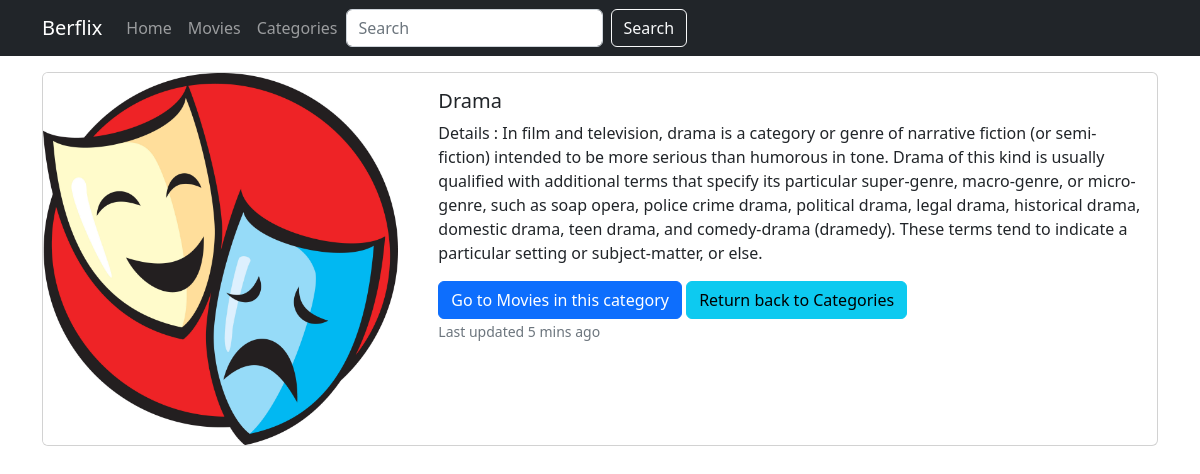
Screenshot of /categories/Drama with the database file from the repository.
### movies/models.py (models this page shows)
class Category(models.Model):
    category_name = models.CharField(max_length=100)
    category_image = models.CharField(max_length=100)
    category_detail = models.TextField(max_length=500, default="This category will be defined soon!")

### movies/views.py (the view)
# urls.py: path("categories/<str:category_name>", views.category_details, name="category_details"),
def category_details(request, category_name):
    data = {
        "category" : Category.objects.get(category_name = category_name)
    }
    return render(request, "category_details.html",data)

### movies/templates/category_details.html (shortened to what this page needs)
{% load static %}
<!DOCTYPE html>
<html lang="en">
<head>
    <link href="https://cdn.jsdelivr.net/npm/bootstrap@5.2.3/dist/css/bootstrap.min.css"
      rel="stylesheet"
>
</head>
<body>
    {% include 'partials/_navbar.html' %}
    <div class="container mt-3">
        <div class="row">
            <div class="col-12">
                <div class="card mb-3">
                  <div class="row no-gutters">
                    <div class="col-md-4">
                      <img src="{% static 'cat_img/'|add:category.category_image %}" class="card-img" alt="{{category.category_name}}">
                    </div>
                    <div class="col-md-8">
                      <div class="card-body">
                        <h5 class="card-title">{{category.category_name}}</h5>
                        <p class="card-text">Details : {{category.category_detail}}</p>
                        <a href="{% url 'category_filter' category.category_name %}" class="btn btn-primary">Go to Movies in this category</a>
                        <a class="btn btn-info" href="{% url 'categories' %}">Return back to Categories</a>
                        <p class="card-text"><small class="text-muted">Last updated 5 mins ago</small></p>
                      </div>
                    </div>
                  </div>
                </div>
            </div>
        </div>
    </div>
</body>
</html>

### rows the page displays
Category: category_image (picture), category_name "Drama", category_detail "In film and television, drama is a category or genre of narrative fiction (or semi-fiction) intended to be more serious than humorous in tone. Drama of this kind is usually qualified with additional terms that specify its particular super-genre, macro-genre, or micro-genre, such as soap opera, police crime drama, political drama, legal drama, historical drama, domestic drama, teen drama, and comedy-drama (dramedy). These terms tend to indicate a particular setting or subject-matter, or else."
